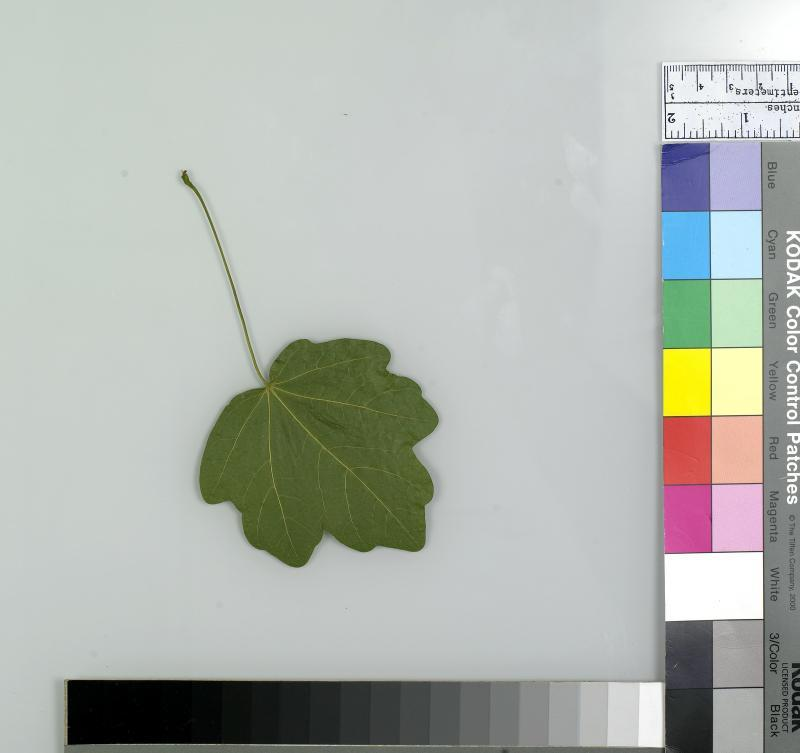
#> input picture plant-identification-be/src/test.jpg, 800 x 753 px; its folder holds only this picture in this run
$ python -i feature_extraction.py   (imports and definitions only)   (Python 2 division)
#> lines starting #> are read from the running program, lines starting #| are printed output that depends on the picture
import numpy as np
from plantcv import plantcv as pcv
import cv2
import numpy as np
import matplotlib.pyplot as plt
import numpy as np
from scipy.integrate import cumtrapz
import pandas as pd
import warnings


# [13 lines left out: functions show, count_pos, not called in this run]


def resizeImage(img_path, new_width):
    # Load the image
    img = cv2.imread(img_path)
    # Get the image dimensions
    height, width = img.shape[:2]
    # Calculate the aspect ratio
    ratio = float(new_width) / width
    # Calculate the new height
    new_height = int(height * ratio)
    # Resize the image
    resized_img = cv2.resize(img, (new_width, new_height),
                             interpolation=cv2.INTER_AREA)
    return resized_img


# [53 lines left out: functions to_curv_image, to_hist, curvature, not called in this run]


def integral_curvature(x, y, xc, yc, r):
    k = curvature(x, y, xc, yc, r)
    return cumtrapz(k, initial=0)


# [73 lines left out: functions get_integral_curvature, get_area_measure, get_curvatures, not called in this run]


class options:
    def __init__(self):
        #self.image = '../../leafsnap/leafsnap-dataset/dataset/images/field/acer_rubrum/13001155906945.jpg'
        # self.image = '../images/raws/acer_rubrum/13001155906945.jpg'
        self.debug = "none"
        self.writeimg= 'False'
        self.result = "features_metadata.json"
        self.outdir = ""
        self.verbose= False
# Get options
args = options()

# Set debug to the global parameter
pcv.params.debug = args.debug
pcv.params.debug = args.debug


def preprocess_image(image_path):
    # img, path, filename = pcv.readimage(filename=image_path)
    img = resizeImage(image_path, 300)
    # Convert RGB to HSV and extract the saturation channel
    s = pcv.rgb2gray_hsv(rgb_img=img, channel='s')
    # Threshold the saturation image
    s_thresh = pcv.threshold.binary(gray_img=s, threshold=85, max_value=255, object_type='light')
    # Median Blur
    s_mblur = pcv.median_blur(gray_img=s_thresh, ksize=5)
    s_cnt = pcv.median_blur(gray_img=s_thresh, ksize=5)
    # Convert RGB to LAB and extract the Blue channel
    #b = pcv.rgb2gray_lab(gray_img=img, channel='b')
    b = pcv.rgb2gray_lab(rgb_img=img, channel='b')
    # Threshold the blue image
    b_thresh = pcv.threshold.binary(gray_img=b, threshold=160, max_value=255, object_type='light')
    b_cnt = pcv.threshold.binary(gray_img=b, threshold=160, max_value=255, object_type='light')
    # Join the thresholded saturation and blue-yellow images
    bs = pcv.logical_or(bin_img1=s_mblur, bin_img2=b_cnt)
    # Apply Mask (for VIS images, mask_color=white)
    #masked = pcv.apply_mask(rgb_img=img, mask=bs, mask_color='white')
    masked = pcv.apply_mask(img=img, mask=bs, mask_color='white')
    # Convert RGB to LAB and extract the Green-Magenta and Blue-Yellow channels
    masked_a = pcv.rgb2gray_lab(rgb_img=masked, channel='a')
    masked_b = pcv.rgb2gray_lab(rgb_img=masked, channel='b')
    # Threshold the green-magenta and blue images
    maskeda_thresh = pcv.threshold.binary(gray_img=masked_a, threshold=115, max_value=255, object_type='dark')
    maskeda_thresh1 = pcv.threshold.binary(gray_img=masked_a, threshold=135, max_value=255, object_type='light')
    maskedb_thresh = pcv.threshold.binary(gray_img=masked_b, threshold=128, max_value=255, object_type='light')
    # Join the thresholded saturation and blue-yellow images (OR)
    ab1 = pcv.logical_or(bin_img1=maskeda_thresh, bin_img2=maskedb_thresh)
    ab = pcv.logical_or(bin_img1=maskeda_thresh1, bin_img2=ab1)
    # Fill small objects
    ab_fill = pcv.fill(bin_img=ab, size=200)
    fill_image = pcv.fill_holes(bin_img=ab)
    # Apply mask (for VIS images, mask_color=white)
    #masked2 = pcv.apply_mask(rgb_img=masked, mask=ab_fill, mask_color='white')
    masked2 = pcv.apply_mask(img=masked, mask=fill_image, mask_color='white')
    skeleton = pcv.morphology.skeletonize(mask=masked2)
    # Identify objects
    id_objects, obj_hierarchy = pcv.find_objects(img=img, mask=fill_image)

    # get dimensions of image
    dimensions = img.shape
    # height, width, number of channels in image
    height = img.shape[0] - (img.shape[0] * (30 / 100))
    width = img.shape[1] - (img.shape[1] * (30 / 100))

    # Define ROI
    # roi1, roi_hierarchy= pcv.roi.circle(img=masked2, x=50, y=50, h=height, w=width)
    roi1, roi_hierarchy= pcv.roi.circle(img=masked2, x=120, y=120, r=50)

    warnings.filterwarnings('ignore')

    # Decide which objects to keep
    roi_objects, hierarchy3, kept_mask, obj_area = pcv.roi_objects(img=img, roi_contour=roi1,
                                                                    roi_hierarchy=roi_hierarchy,
                                                                    object_contour=id_objects,
                                                                    obj_hierarchy=obj_hierarchy,
                                                                    roi_type='largest')

    # Object combine kept objects
    obj, mask = pcv.object_composition(img=img, contours=roi_objects, hierarchy=hierarchy3)

    # Return contours, thresh/binary, gray
    return [roi_objects, kept_mask, img]


def main(image):
    # specify path to the folder containing image files
    radius_arr = np.arange(10, 131, 5)
    # Change number to 1, 2, 3, or 4, run simultaneously
    path = image

    pcv_contour = preprocess_image(path)
    contours = np.array(pcv_contour[0])
    thresh = pcv_contour[1]
    image = pcv_contour[2]

    # Create a blank image for drawing contours
    contour_image = np.zeros_like(image)
    # Convert the contour image to grayscale
    contour_gray = cv2.cvtColor(contour_image, cv2.COLOR_BGR2GRAY)
    # Draw the contours on the contour image
    cv2.drawContours(contour_image, contours, -1, (255, 255, 255), -1)
    # Convert the contour image to grayscale
    gray = cv2.cvtColor(contour_image, cv2.COLOR_BGR2GRAY)
    currvature_arr = get_curvatures(contours, radius_arr, thresh, gray)

    int_hist = []
    area_hist = []
    for y in range(len(currvature_arr[0])):
        curv_image_hist = to_curv_image(currvature_arr, 0, y)
        curv_image_area = to_curv_image(currvature_arr, 1, y)
        histogram_hist_int = to_hist(curv_image_hist)
        histogram_hist_area = to_hist(curv_image_area)
        int_hist.append(histogram_hist_int)
        area_hist.append(histogram_hist_area)

    flat_hist_int = np.array(int_hist).flatten()
    flat_hist_area = np.array(area_hist).flatten()

    return flat_hist_int


# [2 lines not run here, left out]


>>> import cv2
>>> picture = cv2.imread('test.jpg', cv2.IMREAD_GRAYSCALE)
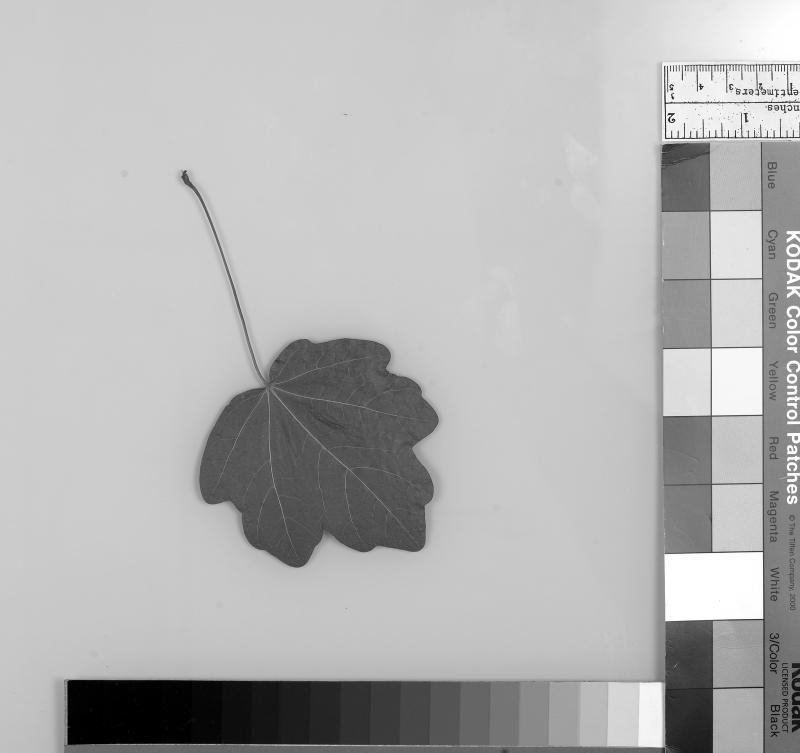
#> picture: shape (753, 800); min 0, max 255, mean 179.2
>>> result = main(picture)
#> (the run stopped early here; a loop or call above may not have finished)
